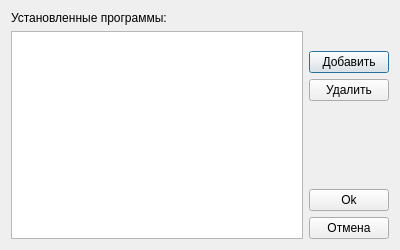
<?xml version="1.0" encoding="UTF-8"?>
<ui version="4.0">
 <class>programmDialog</class>
 <widget class="QDialog" name="programmDialog">
  <property name="geometry">
   <rect>
    <x>0</x>
    <y>0</y>
    <width>400</width>
    <height>250</height>
   </rect>
  </property>
  <property name="minimumSize">
   <size>
    <width>400</width>
    <height>250</height>
   </size>
  </property>
  <property name="windowTitle">
   <string>Программы</string>
  </property>
  <layout class="QHBoxLayout" name="horizontalLayout">
   <item>
    <layout class="QHBoxLayout" name="horizontalLayout_2">
     <item>
      <layout class="QVBoxLayout" name="verticalLayout_2">
       <item>
        <widget class="QLabel" name="lb_prog">
         <property name="text">
          <string>Установленные программы:</string>
         </property>
        </widget>
       </item>
       <item>
        <widget class="QListWidget" name="list"/>
       </item>
      </layout>
     </item>
     <item>
      <layout class="QVBoxLayout" name="verticalLayout">
       <item>
        <spacer name="verticalSpacer_3">
         <property name="orientation">
          <enum>Qt::Vertical</enum>
         </property>
         <property name="sizeType">
          <enum>QSizePolicy::Fixed</enum>
         </property>
         <property name="sizeHint" stdset="0">
          <size>
           <width>20</width>
           <height>40</height>
          </size>
         </property>
        </spacer>
       </item>
       <item>
        <widget class="QPushButton" name="btn_add">
         <property name="text">
          <string>Добавить</string>
         </property>
         <property name="icon">
          <iconset resource="../../netemul.qrc">
           <normaloff>:/im/images/edit_add.png</normaloff>:/im/images/edit_add.png</iconset>
         </property>
        </widget>
       </item>
       <item>
        <widget class="QPushButton" name="btn_remove">
         <property name="text">
          <string>Удалить</string>
         </property>
         <property name="icon">
          <iconset resource="../../netemul.qrc">
           <normaloff>:/im/images/edit_remove.png</normaloff>:/im/images/edit_remove.png</iconset>
         </property>
        </widget>
       </item>
       <item>
        <spacer name="verticalSpacer">
         <property name="orientation">
          <enum>Qt::Vertical</enum>
         </property>
         <property name="sizeHint" stdset="0">
          <size>
           <width>20</width>
           <height>40</height>
          </size>
         </property>
        </spacer>
       </item>
       <item>
        <widget class="QPushButton" name="btn_ok">
         <property name="text">
          <string>Ok</string>
         </property>
         <property name="icon">
          <iconset resource="../../netemul.qrc">
           <normaloff>:/im/images/ok.png</normaloff>:/im/images/ok.png</iconset>
         </property>
        </widget>
       </item>
       <item>
        <widget class="QPushButton" name="btn_cancel">
         <property name="text">
          <string>Отмена</string>
         </property>
         <property name="icon">
          <iconset resource="../../netemul.qrc">
           <normaloff>:/im/images/not.png</normaloff>:/im/images/not.png</iconset>
         </property>
        </widget>
       </item>
      </layout>
     </item>
    </layout>
   </item>
  </layout>
 </widget>
 <resources>
  <include location="../../netemul.qrc"/>
 </resources>
 <connections>
  <connection>
   <sender>btn_cancel</sender>
   <signal>clicked()</signal>
   <receiver>programmDialog</receiver>
   <slot>reject()</slot>
   <hints>
    <hint type="sourcelabel">
     <x>341</x>
     <y>281</y>
    </hint>
    <hint type="destinationlabel">
     <x>188</x>
     <y>245</y>
    </hint>
   </hints>
  </connection>
  <connection>
   <sender>btn_ok</sender>
   <signal>clicked()</signal>
   <receiver>programmDialog</receiver>
   <slot>apply()</slot>
   <hints>
    <hint type="sourcelabel">
     <x>252</x>
     <y>281</y>
    </hint>
    <hint type="destinationlabel">
     <x>180</x>
     <y>277</y>
    </hint>
   </hints>
  </connection>
  <connection>
   <sender>btn_add</sender>
   <signal>clicked()</signal>
   <receiver>programmDialog</receiver>
   <slot>add()</slot>
   <hints>
    <hint type="sourcelabel">
     <x>343</x>
     <y>63</y>
    </hint>
    <hint type="destinationlabel">
     <x>313</x>
     <y>18</y>
    </hint>
   </hints>
  </connection>
  <connection>
   <sender>btn_remove</sender>
   <signal>clicked()</signal>
   <receiver>programmDialog</receiver>
   <slot>remove()</slot>
   <hints>
    <hint type="sourcelabel">
     <x>310</x>
     <y>91</y>
    </hint>
    <hint type="destinationlabel">
     <x>315</x>
     <y>135</y>
    </hint>
   </hints>
  </connection>
 </connections>
 <slots>
  <slot>apply()</slot>
  <slot>add()</slot>
  <slot>remove()</slot>
 </slots>
</ui>
